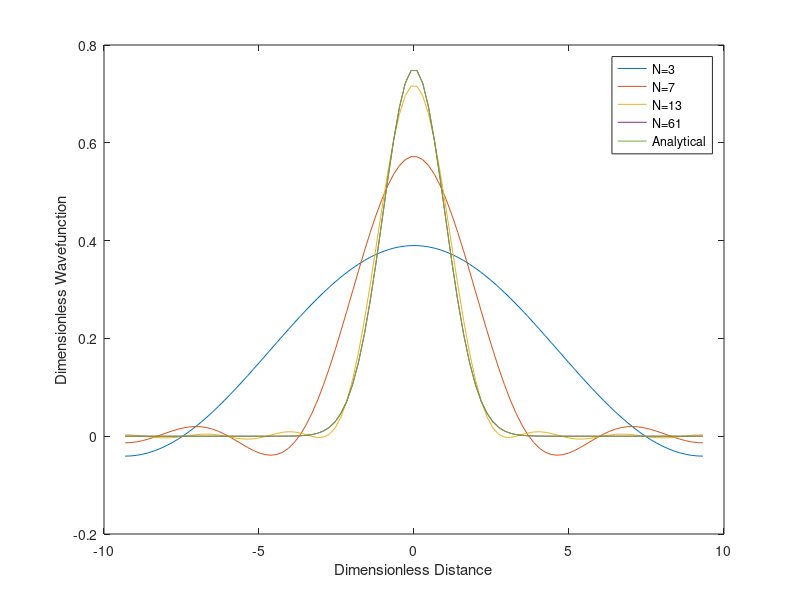

Recreate this plot in MATLAB.
a = [ -9.320511711927500
  -9.132218546029975
  -8.943925380132448
  -8.755632214234923
  -8.567339048337399
  -8.379045882439874
  -8.190752716542349
  -8.002459550644822
  -7.814166384747297
  -7.625873218849773
  -7.437580052952247
  -7.249286887054722
  -7.060993721157197
  -6.872700555259671
  -6.684407389362146
  -6.496114223464621
  -6.307821057567097
  -6.119527891669570
  -5.931234725772045
  -5.742941559874520
  -5.554648393976994
  -5.366355228079470
  -5.178062062181944
  -4.989768896284419
  -4.801475730386894
  -4.613182564489368
  -4.424889398591843
  -4.236596232694318
  -4.048303066796793
  -3.860009900899268
  -3.671716735001743
  -3.483423569104217
  -3.295130403206692
  -3.106837237309167
  -2.918544071411641
  -2.730250905514116
  -2.541957739616592
  -2.353664573719066
  -2.165371407821541
  -1.977078241924015
  -1.788785076026490
  -1.600491910128964
  -1.412198744231439
  -1.223905578333913
  -1.035612412436388
  -0.847319246538864
  -0.659026080641338
  -0.470732914743814
  -0.282439748846289
  -0.094146582948763
   0.094146582948762
   0.282439748846288
   0.470732914743813
   0.659026080641338
   0.847319246538864
   1.035612412436389
   1.223905578333915
   1.412198744231440
   1.600491910128963
   1.788785076026490
   1.977078241924014
   2.165371407821541
   2.353664573719065
   2.541957739616592
   2.730250905514116
   2.918544071411642
   3.106837237309167
   3.295130403206693
   3.483423569104217
   3.671716735001744
   3.860009900899268
   4.048303066796793
   4.236596232694317
   4.424889398591843
   4.613182564489367
   4.801475730386894
   4.989768896284418
   5.178062062181943
   5.366355228079470
   5.554648393976994
   5.742941559874520
   5.931234725772044
   6.119527891669571
   6.307821057567095
   6.496114223464621
   6.684407389362146
   6.872700555259673
   7.060993721157197
   7.249286887054724
   7.437580052952248
   7.625873218849772
   7.814166384747298
   8.002459550644822
   8.190752716542349
   8.379045882439872
   8.567339048337400
   8.755632214234922
   8.943925380132452
   9.132218546029973
   9.320511711927500];

b = [0.000000000000000
   0.000000000000000
   0.000000000000000
   0.000000000000000
   0.000000000000000
   0.000000000000000
   0.000000000000002
   0.000000000000009
   0.000000000000041
   0.000000000000177
   0.000000000000731
   0.000000000002912
   0.000000000011201
   0.000000000041589
   0.000000000149036
   0.000000000515475
   0.000000001720784
   0.000000005544312
   0.000000017241352
   0.000000051748450
   0.000000149908330
   0.000000419137550
   0.000001131070723
   0.000002945949769
   0.000007405651995
   0.000017968161746
   0.000042077156464
   0.000095102405824
   0.000207462214892
   0.000436806309425
   0.000887648823246
   0.001740988275864
   0.003295739653982
   0.006021605980753
   0.010618768611453
   0.018073337826131
   0.029689642051970
   0.047073223902535
   0.072035290200845
   0.106394471947280
   0.151668434068257
   0.208676588563026
   0.277111557817796
   0.355171359270049
   0.439363141674254
   0.524579954005530
   0.604508130568916
   0.672349348317215
   0.721755689658920
   0.747804079586400
   0.747804079586400
   0.721755689658920
   0.672349348317215
   0.604508130568916
   0.524579954005530
   0.439363141674254
   0.355171359270048
   0.277111557817796
   0.208676588563026
   0.151668434068257
   0.106394471947280
   0.072035290200845
   0.047073223902535
   0.029689642051970
   0.018073337826131
   0.010618768611453
   0.006021605980753
   0.003295739653982
   0.001740988275864
   0.000887648823246
   0.000436806309425
   0.000207462214892
   0.000095102405824
   0.000042077156464
   0.000017968161746
   0.000007405651995
   0.000002945949769
   0.000001131070723
   0.000000419137550
   0.000000149908330
   0.000000051748450
   0.000000017241352
   0.000000005544312
   0.000000001720784
   0.000000000515475
   0.000000000149036
   0.000000000041589
   0.000000000011201
   0.000000000002912
   0.000000000000731
   0.000000000000177
   0.000000000000041
   0.000000000000009
   0.000000000000002
   0.000000000000000
   0.000000000000000
   0.000000000000000
   0.000000000000000
   0.000000000000000
   0.000000000000000];

c1 = [ -0.040776944720299
  -0.040343441270565
  -0.039044676486752
  -0.036885880036253
  -0.033875744630442
  -0.030026391022188
  -0.025353319199867
  -0.019875345974376
  -0.013614529210476
  -0.006596079007562
   0.001151743812520
   0.009597741501819
   0.018707905008600
   0.028445550919800
   0.038771469172173
   0.049644080937388
   0.061019606045284
   0.072852239271175
   0.085094334777313
   0.097696597965867
   0.110608283970866
   0.123777401989867
   0.137150924632567
   0.150675001443383
   0.164295175738239
   0.177956603882404
   0.191604276126457
   0.205183238111133
   0.218638812149129
   0.231916817392856
   0.244963788001585
   0.257727188429523
   0.270155624967910
   0.282199052689343
   0.293808976961042
   0.304938648715615
   0.315543252693055
   0.325580087895973
   0.335008739531446
   0.343791241747121
   0.351892230506305
   0.359279085986459
   0.365922063927709
   0.371794415402483
   0.376872494524002
   0.381135853659919
   0.384567325767722
   0.387153093520347
   0.388882744943686
   0.389749315341927
   0.389749315341928
   0.388882744943686
   0.387153093520347
   0.384567325767722
   0.381135853659919
   0.376872494524002
   0.371794415402483
   0.365922063927709
   0.359279085986460
   0.351892230506305
   0.343791241747121
   0.335008739531446
   0.325580087895973
   0.315543252693055
   0.304938648715615
   0.293808976961042
   0.282199052689343
   0.270155624967909
   0.257727188429523
   0.244963788001585
   0.231916817392856
   0.218638812149129
   0.205183238111133
   0.191604276126457
   0.177956603882404
   0.164295175738239
   0.150675001443384
   0.137150924632567
   0.123777401989867
   0.110608283970866
   0.097696597965867
   0.085094334777313
   0.072852239271175
   0.061019606045284
   0.049644080937388
   0.038771469172173
   0.028445550919800
   0.018707905008600
   0.009597741501818
   0.001151743812520
  -0.006596079007561
  -0.013614529210476
  -0.019875345974375
  -0.025353319199867
  -0.030026391022188
  -0.033875744630442
  -0.036885880036253
  -0.039044676486752
  -0.040343441270565
  -0.040776944720299];

c2 = [0.002894716514145
   0.002574200255360
   0.001676124182929
   0.000379087141586
  -0.001056554591132
  -0.002337690487097
  -0.003194352511933
  -0.003432424006837
  -0.002973467884511
  -0.001874059167215
  -0.000320453647936
   0.001401312962571
   0.002955422951259
   0.004018142788931
   0.004340850102567
   0.003802779498260
   0.002443251786386
   0.000466185248701
  -0.001785866630459
  -0.003885712465555
  -0.005395989851425
  -0.005952321735447
  -0.005340823595107
  -0.003555242063924
  -0.000821011921247
   0.002422239213273
   0.005582235562388
   0.008015239733081
   0.009155627648047
   0.008656852225879
   0.006523090974419
   0.003209906667867
  -0.000325634872726
  -0.002639831886010
  -0.001889041322279
   0.004014147500009
   0.017187226812593
   0.039527297078174
   0.072451195955414
   0.116657177283848
   0.171938897658873
   0.237078357624632
   0.309836751576849
   0.387051724949531
   0.464837527058460
   0.538872431080132
   0.604747073817273
   0.658339414074967
   0.696177868798824
   0.715754450937525
   0.715754450937525
   0.696177868798825
   0.658339414074968
   0.604747073817273
   0.538872431080132
   0.464837527058460
   0.387051724949531
   0.309836751576848
   0.237078357624633
   0.171938897658873
   0.116657177283849
   0.072451195955414
   0.039527297078174
   0.017187226812593
   0.004014147500009
  -0.001889041322279
  -0.002639831886011
  -0.000325634872726
   0.003209906667867
   0.006523090974419
   0.008656852225879
   0.009155627648047
   0.008015239733081
   0.005582235562388
   0.002422239213273
  -0.000821011921247
  -0.003555242063924
  -0.005340823595107
  -0.005952321735447
  -0.005395989851425
  -0.003885712465555
  -0.001785866630460
   0.000466185248701
   0.002443251786386
   0.003802779498261
   0.004340850102567
   0.004018142788931
   0.002955422951259
   0.001401312962571
  -0.000320453647936
  -0.001874059167215
  -0.002973467884511
  -0.003432424006837
  -0.003194352511934
  -0.002337690487097
  -0.001056554591132
   0.000379087141586
   0.001676124182928
   0.002574200255360
   0.002894716514145];

c3 = [ 0.000000000000000
  -0.000000000000000
  -0.000000000000000
  -0.000000000000000
   0.000000000000000
   0.000000000000000
   0.000000000000002
   0.000000000000009
   0.000000000000041
   0.000000000000177
   0.000000000000730
   0.000000000002911
   0.000000000011201
   0.000000000041589
   0.000000000149036
   0.000000000515475
   0.000000001720784
   0.000000005544312
   0.000000017241352
   0.000000051748450
   0.000000149908330
   0.000000419137550
   0.000001131070723
   0.000002945949769
   0.000007405651995
   0.000017968161747
   0.000042077156464
   0.000095102405824
   0.000207462214892
   0.000436806309425
   0.000887648823246
   0.001740988275864
   0.003295739653983
   0.006021605980754
   0.010618768611454
   0.018073337826131
   0.029689642051970
   0.047073223902535
   0.072035290200845
   0.106394471947280
   0.151668434068257
   0.208676588563026
   0.277111557817796
   0.355171359270048
   0.439363141674254
   0.524579954005529
   0.604508130568916
   0.672349348317214
   0.721755689658919
   0.747804079586400
   0.747804079586400
   0.721755689658920
   0.672349348317215
   0.604508130568916
   0.524579954005530
   0.439363141674254
   0.355171359270048
   0.277111557817796
   0.208676588563027
   0.151668434068257
   0.106394471947281
   0.072035290200845
   0.047073223902536
   0.029689642051970
   0.018073337826131
   0.010618768611454
   0.006021605980754
   0.003295739653983
   0.001740988275864
   0.000887648823246
   0.000436806309425
   0.000207462214892
   0.000095102405824
   0.000042077156464
   0.000017968161746
   0.000007405651995
   0.000002945949769
   0.000001131070723
   0.000000419137550
   0.000000149908330
   0.000000051748450
   0.000000017241352
   0.000000005544312
   0.000000001720784
   0.000000000515475
   0.000000000149036
   0.000000000041589
   0.000000000011201
   0.000000000002911
   0.000000000000730
   0.000000000000176
   0.000000000000041
   0.000000000000009
   0.000000000000002
   0.000000000000000
  -0.000000000000000
  -0.000000000000000
  -0.000000000000000
  -0.000000000000000
   0.000000000000000];

c4 = [ -0.013575379733839
  -0.013054675997020
  -0.011522986339191
  -0.009070119503505
  -0.005840962718053
  -0.002028495075293
   0.002135592927081
   0.006392291195747
   0.010468206844433
   0.014089513521772
   0.016996335004619
   0.018956961132086
   0.019781293605833
   0.019332941878781
   0.017539434564379
   0.014400077949857
   0.009991077934364
   0.004467641982871
  -0.001937110153252
  -0.008916478246419
  -0.016097683894542
  -0.023052349106935
  -0.029309640502258
  -0.034371662035151
  -0.037730586816534
  -0.038886943814972
  -0.037368420916233
  -0.032748514139419
  -0.024664345114539
  -0.012832985709293
   0.002934330440810
   0.022720666060956
   0.046494980181411
   0.074107239784600
   0.105287296418815
   0.139647654114741
   0.176690122146458
   0.215816212188230
   0.256341008968855
   0.297510121249850
   0.338519210215752
   0.378535499101272
   0.416720594459725
   0.452253898578613
   0.484355866063048
   0.512310356570928
   0.535485360235405
   0.553351421688655
   0.565497161168356
   0.571641384487341
   0.571641384487341
   0.565497161168356
   0.553351421688655
   0.535485360235405
   0.512310356570929
   0.484355866063048
   0.452253898578612
   0.416720594459725
   0.378535499101272
   0.338519210215752
   0.297510121249851
   0.256341008968855
   0.215816212188231
   0.176690122146458
   0.139647654114741
   0.105287296418815
   0.074107239784600
   0.046494980181411
   0.022720666060956
   0.002934330440810
  -0.012832985709293
  -0.024664345114539
  -0.032748514139419
  -0.037368420916233
  -0.038886943814972
  -0.037730586816534
  -0.034371662035151
  -0.029309640502259
  -0.023052349106935
  -0.016097683894542
  -0.008916478246419
  -0.001937110153252
   0.004467641982871
   0.009991077934364
   0.014400077949857
   0.017539434564379
   0.019332941878781
   0.019781293605833
   0.018956961132086
   0.016996335004619
   0.014089513521772
   0.010468206844433
   0.006392291195747
   0.002135592927081
  -0.002028495075293
  -0.005840962718053
  -0.009070119503505
  -0.011522986339191
  -0.013054675997020
  -0.013575379733839];

plot(a,c1,a,c4,a,c2,a,c3,a,b)
xlabel('Dimensionless Distance')
ylabel('Dimensionless Wavefunction')
legend('N=3','N=7','N=13','N=61','Analytical')